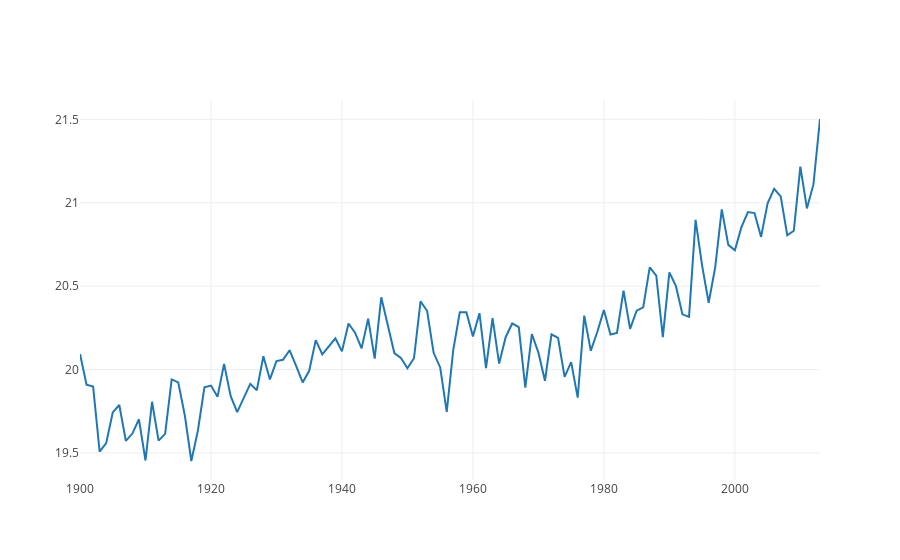

The notebook cell saved with this chart:
### Code cell
import plotly.offline as py
py.init_notebook_mode(connected=True)
import plotly.graph_objs as go
import plotly.tools as tls


trace=go.Scatter(
    x=df['year'],
    y=df['median'],
    mode='lines',
    )
data=[trace]

py.iplot(data, filename='line-mode')
